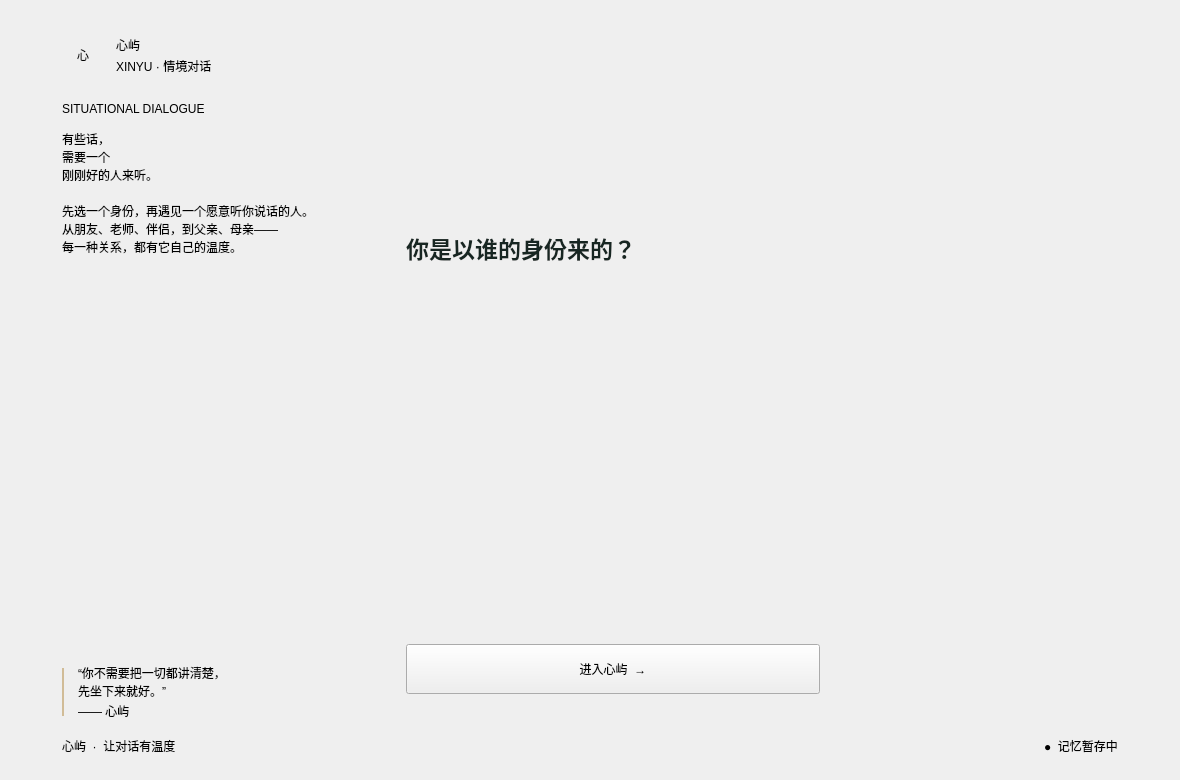
<?xml version="1.0" encoding="UTF-8"?>
<ui version="4.0">
 <class>WelcomePage</class>
 <widget class="QWidget" name="WelcomePage">
  <property name="geometry">
   <rect>
    <x>0</x>
    <y>0</y>
    <width>1180</width>
    <height>780</height>
   </rect>
  </property>
  <layout class="QVBoxLayout" name="outerLayout">
   <property name="spacing">
    <number>0</number>
   </property>
   <property name="leftMargin">
    <number>62</number>
   </property>
   <property name="topMargin">
    <number>34</number>
   </property>
   <property name="rightMargin">
    <number>62</number>
   </property>
   <property name="bottomMargin">
    <number>24</number>
   </property>
   <item>
    <layout class="QHBoxLayout" name="brandRow">
     <property name="spacing">
      <number>12</number>
     </property>
     <item>
      <widget class="QLabel" name="markLabel">
       <property name="objectName">
        <string>brandMark</string>
       </property>
       <property name="minimumSize">
        <size>
         <width>42</width>
         <height>42</height>
        </size>
       </property>
       <property name="maximumSize">
        <size>
         <width>42</width>
         <height>42</height>
        </size>
       </property>
       <property name="text">
        <string>心</string>
       </property>
       <property name="alignment">
        <set>Qt::AlignCenter</set>
       </property>
      </widget>
     </item>
     <item>
      <layout class="QVBoxLayout" name="brandCol">
       <property name="spacing">
        <number>0</number>
       </property>
       <item>
        <widget class="QLabel" name="brandLabel">
         <property name="objectName">
          <string>brandName</string>
         </property>
         <property name="text">
          <string>心屿</string>
         </property>
        </widget>
       </item>
       <item>
        <widget class="QLabel" name="brandSubLabel">
         <property name="objectName">
          <string>brandSub</string>
         </property>
         <property name="text">
          <string>XINYU · 情境对话</string>
         </property>
        </widget>
       </item>
      </layout>
     </item>
     <item>
      <spacer name="brandSpacer">
       <property name="orientation">
        <enum>Qt::Horizontal</enum>
       </property>
       <property name="sizeHint" stdset="0">
        <size>
         <width>40</width>
         <height>20</height>
        </size>
       </property>
      </spacer>
     </item>
    </layout>
   </item>
   <item>
    <spacer name="brandGap">
     <property name="orientation">
      <enum>Qt::Vertical</enum>
     </property>
     <property name="sizeType">
      <enum>QSizePolicy::Fixed</enum>
     </property>
     <property name="sizeHint" stdset="0">
      <size>
       <width>20</width>
       <height>26</height>
      </size>
     </property>
    </spacer>
   </item>
   <item>
    <layout class="QHBoxLayout" name="mainRow">
     <property name="spacing">
      <number>46</number>
     </property>
     <item>
      <layout class="QVBoxLayout" name="leftCol">
       <property name="spacing">
        <number>0</number>
       </property>
       <item>
        <widget class="QLabel" name="eyebrowLabel">
         <property name="objectName">
          <string>eyebrow</string>
         </property>
         <property name="text">
          <string>SITUATIONAL DIALOGUE</string>
         </property>
        </widget>
       </item>
       <item>
        <spacer name="eyebrowGap">
         <property name="orientation">
          <enum>Qt::Vertical</enum>
         </property>
         <property name="sizeType">
          <enum>QSizePolicy::Fixed</enum>
         </property>
         <property name="sizeHint" stdset="0">
          <size>
           <width>20</width>
           <height>14</height>
          </size>
         </property>
        </spacer>
       </item>
       <item>
        <widget class="QLabel" name="heroTitleLabel">
         <property name="objectName">
          <string>heroTitle</string>
         </property>
         <property name="text">
          <string>有些话，&#10;需要一个&#10;刚刚好的人来听。</string>
         </property>
        </widget>
       </item>
       <item>
        <spacer name="titleGap">
         <property name="orientation">
          <enum>Qt::Vertical</enum>
         </property>
         <property name="sizeType">
          <enum>QSizePolicy::Fixed</enum>
         </property>
         <property name="sizeHint" stdset="0">
          <size>
           <width>20</width>
           <height>18</height>
          </size>
         </property>
        </spacer>
       </item>
       <item>
        <widget class="QLabel" name="heroSubLabel">
         <property name="objectName">
          <string>heroSub</string>
         </property>
         <property name="text">
          <string>先选一个身份，再遇见一个愿意听你说话的人。&#10;从朋友、老师、伴侣，到父亲、母亲——&#10;每一种关系，都有它自己的温度。</string>
         </property>
         <property name="wordWrap">
          <bool>true</bool>
         </property>
        </widget>
       </item>
       <item>
        <spacer name="leftStretch">
         <property name="orientation">
          <enum>Qt::Vertical</enum>
         </property>
         <property name="sizeHint" stdset="0">
          <size>
           <width>20</width>
           <height>40</height>
          </size>
         </property>
        </spacer>
       </item>
       <item>
        <layout class="QHBoxLayout" name="quoteRow">
         <property name="spacing">
          <number>14</number>
         </property>
         <item>
          <widget class="QFrame" name="quoteLine">
           <property name="minimumSize">
            <size>
             <width>2</width>
             <height>48</height>
            </size>
           </property>
           <property name="maximumSize">
            <size>
             <width>2</width>
             <height>48</height>
            </size>
           </property>
           <property name="styleSheet">
            <string notr="true">background: rgba(184, 145, 78, 0.55); border: none;</string>
           </property>
           <property name="frameShape">
            <enum>QFrame::NoFrame</enum>
           </property>
          </widget>
         </item>
         <item>
          <layout class="QVBoxLayout" name="quoteCol">
           <property name="spacing">
            <number>2</number>
           </property>
           <item>
            <widget class="QLabel" name="quoteLabel">
             <property name="objectName">
              <string>quote</string>
             </property>
             <property name="text">
              <string>“你不需要把一切都讲清楚，&#10;先坐下来就好。”</string>
             </property>
            </widget>
           </item>
           <item>
            <widget class="QLabel" name="quoteByLabel">
             <property name="objectName">
              <string>muted</string>
             </property>
             <property name="text">
              <string>—— 心屿</string>
             </property>
            </widget>
           </item>
          </layout>
         </item>
         <item>
          <spacer name="quoteSpacer">
           <property name="orientation">
            <enum>Qt::Horizontal</enum>
           </property>
           <property name="sizeHint" stdset="0">
            <size>
             <width>40</width>
             <height>20</height>
            </size>
           </property>
          </spacer>
         </item>
        </layout>
       </item>
      </layout>
     </item>
     <item>
      <widget class="QFrame" name="glassPanel">
       <property name="minimumSize">
        <size>
         <width>474</width>
         <height>0</height>
        </size>
       </property>
       <property name="maximumSize">
        <size>
         <width>474</width>
         <height>16777215</height>
        </size>
       </property>
       <property name="frameShape">
        <enum>QFrame::NoFrame</enum>
       </property>
       <layout class="QVBoxLayout" name="panelLayout">
        <property name="spacing">
         <number>0</number>
        </property>
        <property name="leftMargin">
         <number>30</number>
        </property>
        <property name="topMargin">
         <number>27</number>
        </property>
        <property name="rightMargin">
         <number>30</number>
        </property>
        <property name="bottomMargin">
         <number>26</number>
        </property>
        <item>
         <widget class="QLabel" name="panelTitleLabel">
          <property name="styleSheet">
           <string notr="true">font-size: 23px; font-weight: 700; color: #172622;</string>
          </property>
          <property name="text">
           <string>你是以谁的身份来的？</string>
          </property>
         </widget>
        </item>
        <item>
         <spacer name="genderGap">
          <property name="orientation">
           <enum>Qt::Vertical</enum>
          </property>
          <property name="sizeType">
           <enum>QSizePolicy::Fixed</enum>
          </property>
          <property name="sizeHint" stdset="0">
           <size>
            <width>20</width>
            <height>20</height>
           </size>
          </property>
         </spacer>
        </item>
        <item>
         <layout class="QHBoxLayout" name="genderRow">
          <property name="spacing">
           <number>12</number>
          </property>
          <item>
           <widget class="ChoiceCard" name="maleCard"/>
          </item>
          <item>
           <widget class="ChoiceCard" name="femaleCard"/>
          </item>
         </layout>
        </item>
        <item>
         <spacer name="continueGap">
          <property name="orientation">
           <enum>Qt::Vertical</enum>
          </property>
          <property name="sizeType">
           <enum>QSizePolicy::Fixed</enum>
          </property>
          <property name="sizeHint" stdset="0">
           <size>
            <width>20</width>
            <height>20</height>
           </size>
          </property>
         </spacer>
        </item>
        <item>
         <widget class="QPushButton" name="continueButton">
          <property name="objectName">
           <string>primary</string>
          </property>
          <property name="minimumSize">
           <size>
            <width>0</width>
            <height>50</height>
           </size>
          </property>
          <property name="maximumSize">
           <size>
            <width>16777215</width>
            <height>50</height>
           </size>
          </property>
          <property name="cursor">
           <cursorShape>PointingHandCursor</cursorShape>
          </property>
          <property name="text">
           <string>进入心屿  →</string>
          </property>
         </widget>
        </item>
       </layout>
      </widget>
     </item>
     <item>
      <spacer name="mainSpacer">
       <property name="orientation">
        <enum>Qt::Horizontal</enum>
       </property>
       <property name="sizeHint" stdset="0">
        <size>
         <width>0</width>
         <height>20</height>
        </size>
       </property>
      </spacer>
     </item>
    </layout>
   </item>
   <item>
    <spacer name="mainGap">
     <property name="orientation">
      <enum>Qt::Vertical</enum>
     </property>
     <property name="sizeType">
      <enum>QSizePolicy::Fixed</enum>
     </property>
     <property name="sizeHint" stdset="0">
      <size>
       <width>20</width>
       <height>16</height>
      </size>
     </property>
    </spacer>
   </item>
   <item>
    <layout class="QHBoxLayout" name="footerRow">
     <item>
      <widget class="QLabel" name="footLeftLabel">
       <property name="objectName">
        <string>muted</string>
       </property>
       <property name="text">
        <string>心屿  ·  让对话有温度</string>
       </property>
      </widget>
     </item>
     <item>
      <spacer name="footerSpacer">
       <property name="orientation">
        <enum>Qt::Horizontal</enum>
       </property>
       <property name="sizeHint" stdset="0">
        <size>
         <width>40</width>
         <height>20</height>
        </size>
       </property>
      </spacer>
     </item>
     <item>
      <widget class="QLabel" name="memoryLabel">
       <property name="objectName">
        <string>memoryOffline</string>
       </property>
       <property name="text">
        <string>●  记忆暂存中</string>
       </property>
      </widget>
     </item>
    </layout>
   </item>
  </layout>
 </widget>
 <customwidgets>
  <customwidget>
   <class>ChoiceCard</class>
   <extends>QWidget</extends>
   <header>ChoiceCard.h</header>
   <container>0</container>
  </customwidget>
 </customwidgets>
 <resources/>
 <connections/>
</ui>
